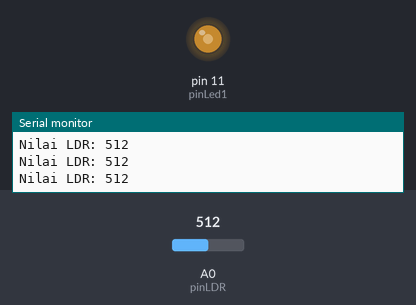
Bench run of a sketch on a simulated Arduino Uno, built with avr-gcc and run on an emulated ATmega328P. Parts: output pins drawn as LEDs (lit = HIGH), the last lines printed to the serial monitor. Inputs (shaded band) come from the test bench; at power-on: A0 (pinLDR) = 512.

Above: at 1.2 s.
1.3 s: A0 (pinLDR) set to 716
At 1.7 s:
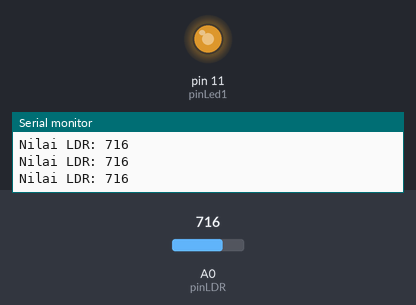
2.8 s: A0 (pinLDR) set to 900
At 4.0 s:
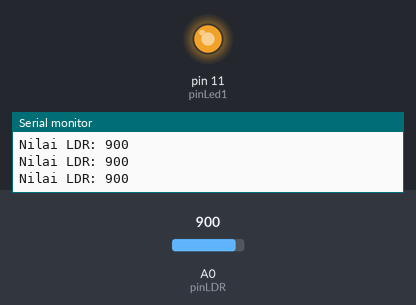
4.3 s: A0 (pinLDR) set to 122
At 5.5 s:
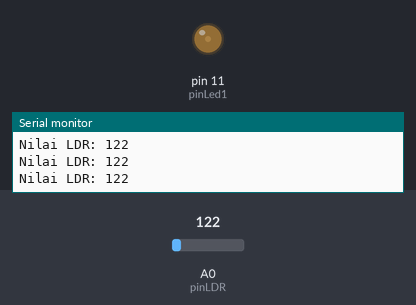
5.8 s: A0 (pinLDR) set to 0
At 7.0 s:
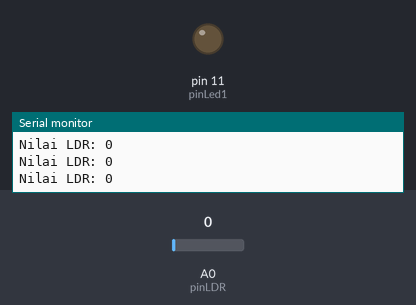
7.3 s: A0 (pinLDR) set to 511
At 8.4 s:
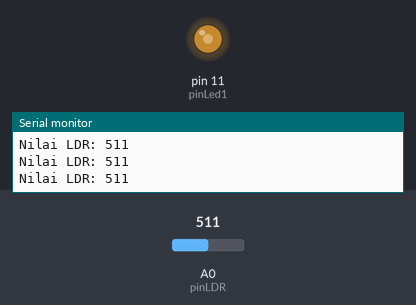
Timing chart, 0 to 9.8 s (numbered marks = the images above; inputs shaded):
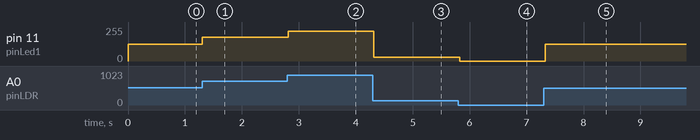

The sketch:

Tugas_3___Analog_IO_menggunakan_variable_resistor_LDR.ino
```cpp
int pinLed1 = 11; // pin PWM (Pulse Width Modulation)
int pinLDR  = A0;  // pin A0 terhubung ke sensor LDR

void setup()
{
  Serial.begin(9600);
  pinMode(pinLed1, OUTPUT);
  pinMode(pinLDR, INPUT);
}

void loop()
{
  int nilaiLDR = analogRead(pinLDR);
  Serial.print("Nilai LDR: ");
  Serial.println(nilaiLDR);

  // Pemetaan nilai LDR ke kecerahan LED (rentang PWM adalah 0 hingga 255)
  int kecerahan = map(nilaiLDR, 0, 1023, 0, 255);

  analogWrite(pinLed1, kecerahan);

  delay(100);
}
```

Measured:
- after the input at 1.3 s, pin 11 (pinLed1): 127/255 → 178/255 at once
- after the input at 2.8 s, pin 11 (pinLed1): 178/255 → 224/255 at once
- after the input at 4.3 s, pin 11 (pinLed1): 224/255 → 30/255 at once
- after the input at 5.8 s, pin 11 (pinLed1): 30/255 → 0/255 at once
- after the input at 7.3 s, pin 11 (pinLed1): 0/255 → 127/255 at once
